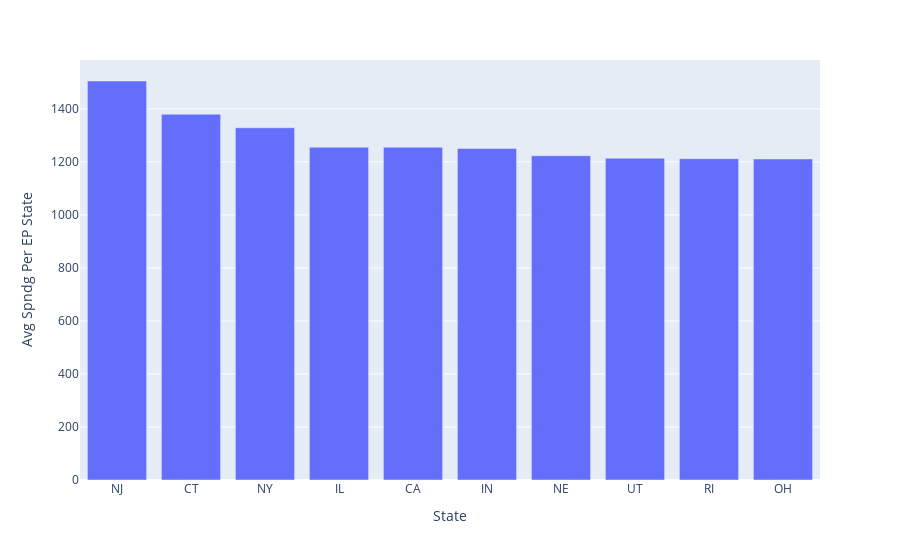

The notebook cell saved with this chart:
### Code cell
fig = px.bar(skilled_nursing_pivot_top_ten,x = 'State', y='Avg Spndg Per EP State')
fig.show()

### Figure 1 — Plotly figure (JSON) as saved in the notebook; plotly's stock layout.template omitted (floating-point values rounded to 4 significant figures)
{"data": [{"alignmentgroup": "True", "hovertemplate": "State=%{x}<br>Avg Spndg Per EP State=%{y}<extra></extra>", "legendgroup": "", "marker": {"color": "#636efa"}, "name": "", "offsetgroup": "", "orientation": "v", "showlegend": false, "textposition": "auto", "type": "bar", "x": ["NJ", "CT", "NY", "IL", "CA", "IN", "NE", "UT", "RI", "OH"], "xaxis": "x", "y": [1505, 1380.0, 1329.0, 1255.0, 1255, 1250.0, 1223, 1214.0, 1212, 1211], "yaxis": "y"}], "layout": {"barmode": "relative", "legend": {"tracegroupgap": 0}, "margin": {"t": 60}, "xaxis": {"anchor": "y", "domain": [0, 1], "title": {"text": "State"}}, "yaxis": {"anchor": "x", "domain": [0, 1], "title": {"text": "Avg Spndg Per EP State"}}}}
